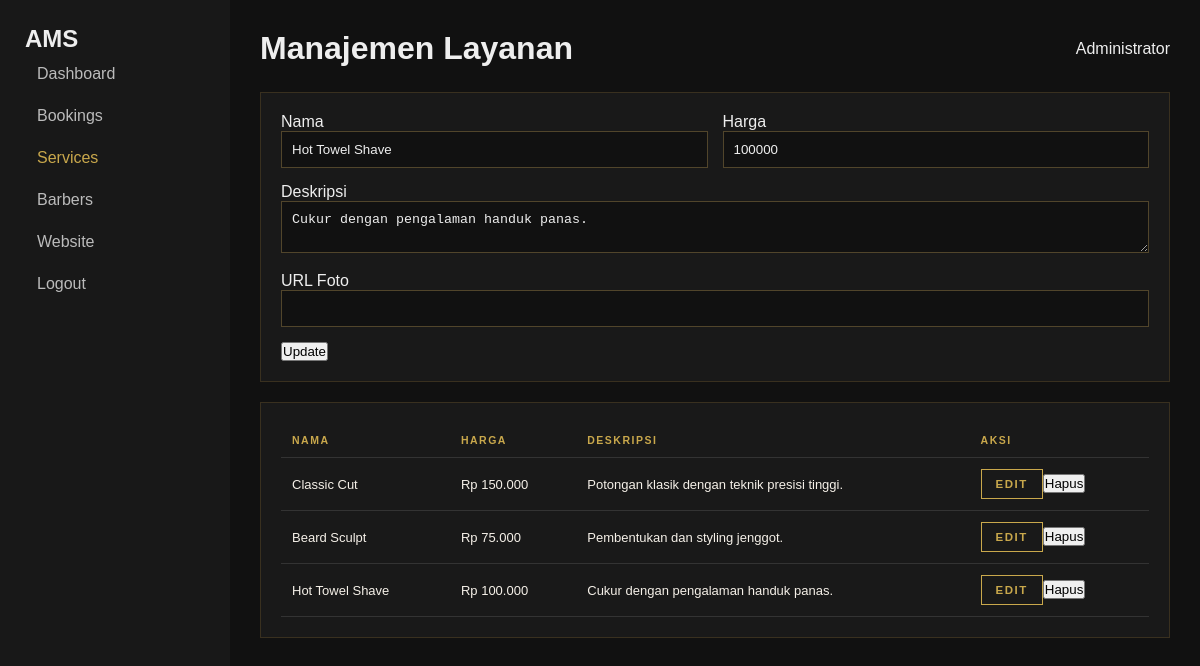
/admin/services.php?edit=3 (signed in), run on the app's committed database.
### tables this page shows
CREATE TABLE IF NOT EXISTS services (
 id INT UNSIGNED AUTO_INCREMENT PRIMARY KEY,
 nama VARCHAR(150) NOT NULL,
 harga INT NOT NULL DEFAULT 0,
 deskripsi TEXT NULL,
 foto VARCHAR(500) NULL,
 created_at TIMESTAMP DEFAULT CURRENT_TIMESTAMP
);

### admin/services.php (the view, shortened to what this page needs)
<?php
require_once __DIR__.'/../includes/auth.php';
$edit=null;if(isset($_GET['edit'])){$s=$pdo->prepare("SELECT * FROM services WHERE id=?");$s->execute([(int)$_GET['edit']]);$edit=$s->fetch();}
$rows=$pdo->query("SELECT * FROM services ORDER BY id ASC")->fetchAll();$pageTitle='Manajemen Layanan';$activeMenu='services';require __DIR__.'/includes/layout_top.php';
?>
<div class="panel"><form method="post" class="form-grid"><input type="hidden" name="action" value="save"><input type="hidden" name="id" value="<?=htmlspecialchars($edit['id']??0)?>">
<div><label>Nama</label><input name="nama" required value="<?=htmlspecialchars($edit['nama']??'')?>"></div><div><label>Harga</label><input type="number" name="harga" required value="<?=htmlspecialchars($edit['harga']??0)?>"></div>
<div class="full"><label>Deskripsi</label><textarea name="deskripsi"><?=htmlspecialchars($edit['deskripsi']??'')?></textarea></div><div class="full"><label>URL Foto</label><input name="foto" value="<?=htmlspecialchars($edit['foto']??'')?>"></div>
<div class="full"><button><?= $edit?'Update':'Tambah' ?></button></div></form></div>
<div class="panel"><div class="table-wrap"><table><tr><th>Nama</th><th>Harga</th><th>Deskripsi</th><th>Aksi</th></tr>
<?php foreach($rows as $r):?><tr><td><?=htmlspecialchars($r['nama'])?></td><td>Rp <?=number_format($r['harga'],0,',','.')?></td><td><?=htmlspecialchars($r['deskripsi'])?></td><td><a class="btn" href="?edit=<?=$r['id']?>">Edit</a><form method="post" style="display:inline"><input type="hidden" name="action" value="delete"><input type="hidden" name="id" value="<?=$r['id']?>"><button>Hapus</button></form></td></tr><?php endforeach;?></table></div></div>
<?php require __DIR__.'/includes/layout_bottom.php'; ?>

### assets/css/admin.css (style rules this page uses)
* { box-sizing:border-box;margin:0;padding:0; }
:root { --gold:#C9A84C; --gold-light:#E8C96A; --gold-dim:rgba(201,168,76,0.14); --black:#0a0a0a; --black-2:#121212; --black-3:#1a1a1a; --black-4:#212121; --white:#f5f0e8; --text-muted:rgba(245,240,232,0.5); --ok:#6fbf73; --warn:#e0b34c; --danger:#e06868; }
body { font-family:'Inter',sans-serif;background:var(--black);color:var(--white); }
a { color:inherit; }
.panel { background:var(--black-3);border:1px solid rgba(201,168,76,0.2);margin-bottom:28px; }
table { width:100%;border-collapse:collapse;font-size:13px; }
th { text-align:left;font-size:10.5px;letter-spacing:1.5px;text-transform:uppercase; color:var(--gold);padding:12px 14px;border-bottom:1px solid rgba(201,168,76,0.25); }
td { padding:13px 14px;border-bottom:1px solid rgba(255,255,255,0.06);color:var(--white); }
.btn { display:inline-flex;align-items:center;gap:6px;border:1px solid var(--gold);background:transparent; color:var(--gold);padding:9px 18px;font-size:11.5px;letter-spacing:1.5px;text-transform:uppercase; cursor:pointer;text-decoration:none;transition:.2s;font-family:inherit;font-weight:600; }
.form-grid { display:grid;grid-template-columns:1fr 1fr;gap:18px; }

### admin/includes/layout_top.php (style rules this page uses)
body { margin:0;background:#111;color:#eee;font-family:Arial }
.btn { padding:8px 14px;border:1px solid #c9a84c;color:#c9a84c;text-decoration:none;background:transparent }
.table-wrap { overflow:auto }
.panel { background:#191919;padding:20px;margin-bottom:20px;border:1px solid #39301f }
table { width:100%;border-collapse:collapse }
th,td { padding:11px;border-bottom:1px solid #333;text-align:left }
input,select,textarea { box-sizing:border-box;background:#111;color:#eee;border:1px solid #51452b;padding:10px;width:100% }
.form-grid { display:grid;grid-template-columns:1fr 1fr;gap:15px }
.full { grid-column:1/-1 }

### data on the page
services: nama "Hot Towel Shave", harga "100000", deskripsi "Cukur dengan pengalaman handuk panas.", harga "100.000"
services: nama "Classic Cut", harga "150.000", deskripsi "Potongan klasik dengan teknik presisi tinggi."
services: nama "Beard Sculpt", harga "75.000", deskripsi "Pembentukan dan styling jenggot."

### other printed values
$pageTitle "Manajemen Layanan"
$_SESSION['admin_nama'] "Administrator"
